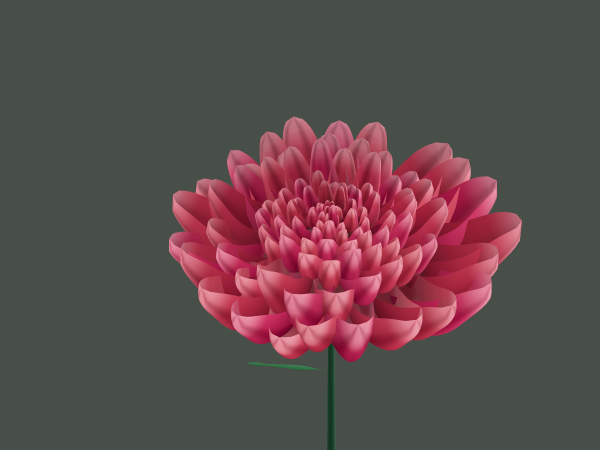
#> input picture artifacts/visuals/01-VelvetDahlia-three-quarter.png, 1200 x 900 px (shown at 1/2 size); its folder holds only this picture in this run
$ python make_visual_sheets.py
#> lines starting #> are read from the running program, lines starting #| are printed output that depends on the picture
from pathlib import Path
from PIL import Image, ImageDraw, ImageFont

folder = Path("artifacts/visuals")
names = [
    "VelvetDahlia", "SoftPeony", "WildOrchid", "GardenChrysanthemum",
    "SunburstDahlia", "StoneRosette", "StargazerLily", "PassionFlower", "CopperRose",
]
font = ImageFont.truetype("C:/Windows/Fonts/segoeui.ttf", 20)
for view, suffix in [("three-quarter", "three-quarter"), ("top", "top")]:
    sheet = Image.new("RGB", (1200, 1008), "#202420")
    draw = ImageDraw.Draw(sheet)
    for index, name in enumerate(names):
        path = folder / f"{index + 1:02d}-{name}-{suffix}.png"
        image = Image.open(path).convert("RGB")
#> image is the input picture: PIL image 1200x900 RGB; mean R, G, B 94.2, 74.9, 75.2
        image.thumbnail((400, 300), Image.Resampling.LANCZOS)
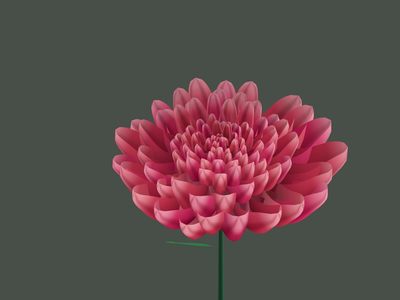
#> image: PIL image 400x300 RGB; mean R, G, B 94.2, 74.9, 75.2
        x = index % 3 * 400
        y = index // 3 * 336
        sheet.paste(image, (x + (400 - image.width) // 2, y + 32))
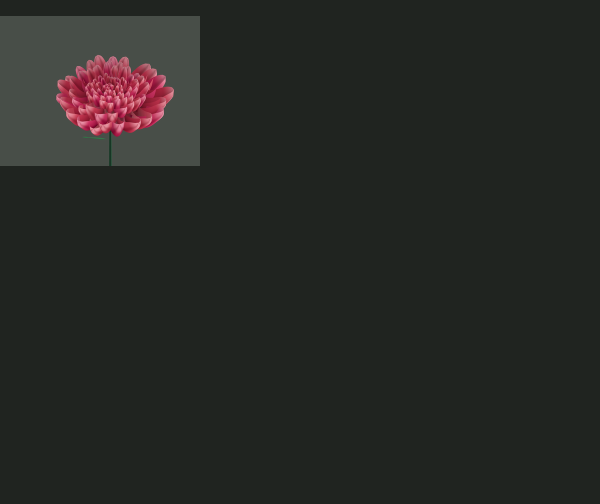
#> sheet: PIL image 1200x1008 RGB (shown at 1/2 size); mean R, G, B 38.2, 39.9, 36.3
#> (the run stopped early here; a loop or call above may not have finished)
